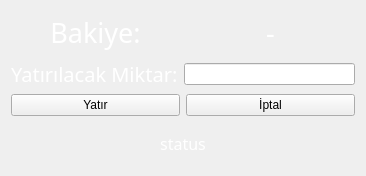
<?xml version="1.0" encoding="UTF-8"?>
<ui version="4.0">
 <class>depositPageClass</class>
 <widget class="QWidget" name="depositPageClass">
  <property name="geometry">
   <rect>
    <x>0</x>
    <y>0</y>
    <width>366</width>
    <height>176</height>
   </rect>
  </property>
  <property name="windowTitle">
   <string>depositPage</string>
  </property>
  <layout class="QGridLayout" name="gridLayout">
   <item row="0" column="0">
    <layout class="QVBoxLayout" name="verticalLayout">
     <item>
      <layout class="QHBoxLayout" name="horizontalLayout">
       <item>
        <widget class="QLabel" name="label">
         <property name="font">
          <font>
           <family>Gill Sans MT</family>
           <pointsize>20</pointsize>
           <bold>false</bold>
          </font>
         </property>
         <property name="styleSheet">
          <string notr="true">color: rgb(255, 255, 255);</string>
         </property>
         <property name="text">
          <string>Bakiye:</string>
         </property>
         <property name="alignment">
          <set>Qt::AlignmentFlag::AlignCenter</set>
         </property>
        </widget>
       </item>
       <item>
        <widget class="QLabel" name="balanceLabel">
         <property name="font">
          <font>
           <family>Gill Sans MT</family>
           <pointsize>20</pointsize>
           <bold>false</bold>
          </font>
         </property>
         <property name="styleSheet">
          <string notr="true">color: rgb(255, 255, 255);</string>
         </property>
         <property name="text">
          <string>-</string>
         </property>
         <property name="alignment">
          <set>Qt::AlignmentFlag::AlignCenter</set>
         </property>
        </widget>
       </item>
      </layout>
     </item>
     <item>
      <layout class="QHBoxLayout" name="horizontalLayout_2">
       <item>
        <widget class="QLabel" name="label_3">
         <property name="font">
          <font>
           <family>Gill Sans MT</family>
           <pointsize>15</pointsize>
           <bold>false</bold>
          </font>
         </property>
         <property name="styleSheet">
          <string notr="true">color: rgb(255, 255, 255);</string>
         </property>
         <property name="text">
          <string>Yatırılacak Miktar:</string>
         </property>
         <property name="alignment">
          <set>Qt::AlignmentFlag::AlignLeading|Qt::AlignmentFlag::AlignLeft|Qt::AlignmentFlag::AlignVCenter</set>
         </property>
        </widget>
       </item>
       <item>
        <widget class="QLineEdit" name="depositAmountLineEdit">
         <property name="styleSheet">
          <string notr="true"/>
         </property>
        </widget>
       </item>
      </layout>
     </item>
     <item>
      <layout class="QHBoxLayout" name="horizontalLayout_5">
       <item>
        <widget class="QPushButton" name="moneyDepositPushButton">
         <property name="styleSheet">
          <string notr="true"/>
         </property>
         <property name="text">
          <string>Yatır</string>
         </property>
        </widget>
       </item>
       <item>
        <widget class="QPushButton" name="cancelPushButton">
         <property name="styleSheet">
          <string notr="true"/>
         </property>
         <property name="text">
          <string>İptal</string>
         </property>
        </widget>
       </item>
      </layout>
     </item>
     <item>
      <widget class="QLabel" name="statusLabel">
       <property name="font">
        <font>
         <family>Gill Sans MT</family>
         <pointsize>12</pointsize>
         <bold>false</bold>
        </font>
       </property>
       <property name="layoutDirection">
        <enum>Qt::LayoutDirection::LeftToRight</enum>
       </property>
       <property name="styleSheet">
        <string notr="true">color: rgb(255, 255, 255);</string>
       </property>
       <property name="text">
        <string>status</string>
       </property>
       <property name="alignment">
        <set>Qt::AlignmentFlag::AlignCenter</set>
       </property>
      </widget>
     </item>
    </layout>
   </item>
  </layout>
 </widget>
 <layoutdefault spacing="6" margin="11"/>
 <resources/>
 <connections/>
</ui>
